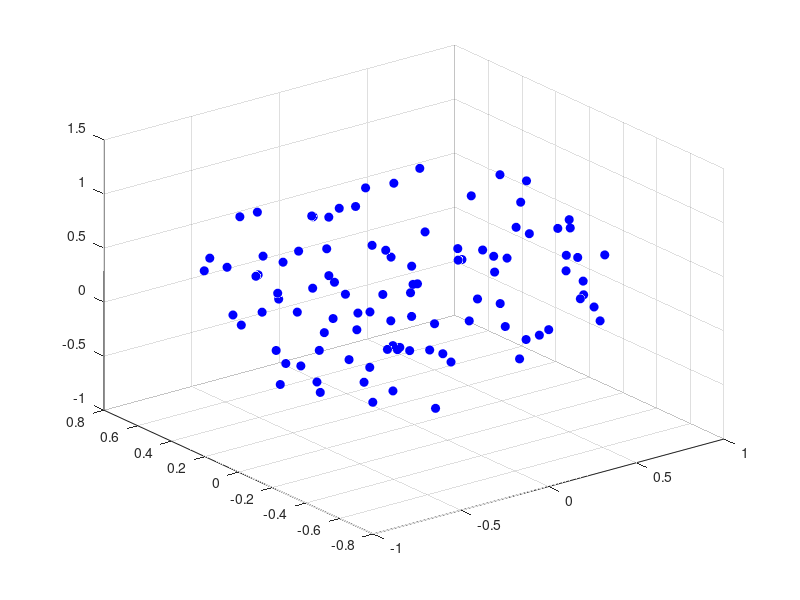

This figure's MATLAB source: (Note: this script raises an error after producing the figure.)
% Specify the user inputs
Rmag= 10;   % Sphere radius
radius = 3; % circle radius



psi = 30*pi/180;    % yaw rotation angle
theta = -45*pi/180; % pitch rotation angle (negative rotation is up)
% Define vectors and Calculate the YAW-PITCH transformation matrix
alpha = asin(radius/Rmag);  
YAW = [cos(psi), -sin(psi), 0; sin(psi), cos(psi), 0; 0, 0, 1]; % Planar YAW rotation
PITCH = [cos(theta), 0, sin(theta); 0,1,0; -sin(theta), 0, cos(theta)]; % Planar PITCH rotation
YP = YAW*PITCH; % YAW-PITCH rotation matrix
% Rc = Column Vector pointing to circle on X-Axis (start point)
Rc = [Rmag*cos(alpha); 0; radius];  
R = YP*[Rmag; 0; 0]; % Vector pointing to Circle center 
% Now sweep the Rc vector around the X-axis to generate the circle 
% This is done by adding a planar ROLL rotation to YP
clear C
C = [];  % C is the vector containing the circle X-Y-Z cordinates
for phi = 0:pi/50:2*pi
    ROLL = [1, 0, 0;  0, cos(phi), -sin(phi); 0, sin(phi), cos(phi) ]; 
    YPR = YP*ROLL;  % 3-dimentional transform
    Rnew = YPR*Rc;
    C = [C, Rnew];
end
% plot the result
[Sx,Sy,Sz]=sphere(50);
figure;
% mesh(Rmag.*Sx, Rmag.*Sy, Rmag.*Sz);  % draw the sphere
hold on;
plot3([0, R(1)], [0, R(2)], [0,R(3)], 'r'); % Vector to Circle center
hold on 
plot3(C(1,:), C(2,:),C(3,:), 'b'); % Circle 
axis equal
hold off
%%
%Random Selection of points 
% pick plenty of random points
x = -1 + (1+1)*rand(1,500); %x-coordinate of a point
y = -0.6 + (0.6+0.6)*rand(1,500); %y-coordinate of a point
z = -0.8 + (1.2+0.8)*rand(1,500); %z-coordinate of a point
%function defining a heart
F1=(((x.^2) + (9/4).*(y.^2) + z.^2-1).^3+(-x.^2 .* z.^3 -(9/80).*y.^2.*z.^3));
ind = F1<0;                   % index for points inside the isosurface
x = x(ind);  x = x(1:100);    % pick 100 of those points
y = y(ind);  y = y(1:100);
z = z(ind);  z = z(1:100);
scatter3(x, y, z, 'MarkerFaceColor','b','MarkerEdgeColor','b');
hold off

%%
names = "C:\Users\servinf\Documents\1.0 Vanderbilt\Dr. Miga Lab\Memorial Sloan Kettering Liver Study\1007_Vanderbilt_Slicer\1007_Vanderbilt_Slicer\1007 cropped.nii.gz";
tool = niftiinfo(names) ;
%
clear
close all

figure()


grayColor = [.7 .7 .7];
% plotColor  = rgb("LightBlue");
plotColor = [211 , 255 , 207 ]./256 ;


%stlData = stlread("C:\Users\servinf\Documents\1.0 Vanderbilt\Dr. Miga Lab\Memorial Sloan Kettering Liver Study\1007_Vanderbilt_Slicer\1007_Vanderbilt_Slicer\Segmentation_Liver.stl");
stlData = stlread("C:\Users\servinf\Documents\1.0 Vanderbilt\Dr. Miga Lab\Memorial Sloan Kettering Liver Study\1017_Vanderbilt\1017_Vanderbilt_Slicer\Liver Mesh.stl");
LiverMeshpoints = stlData.Points;
LiverCenter = mean(LiverMeshpoints,1) ;
trimesh(stlData,'FaceColor','none','EdgeColor',rgb("Brown"),'EdgeAlpha', .10 )
% plot3(LiverMeshpoints(:,1), LiverMeshpoints(:,2), LiverMeshpoints(:,3),.1 ,'.k' )
title(join(['Surgical Plan Example']), 'FontSize', 14)
%axis square;
hold on

%HepaticVeinData = stlread("C:\Users\servinf\Documents\1.0 Vanderbilt\Dr. Miga Lab\Memorial Sloan Kettering Liver Study\1007_Vanderbilt_Slicer\1007_Vanderbilt_Slicer\Segmentation_hepatic.stl");
HepaticVeinData = stlread("C:\Users\servinf\Documents\1.0 Vanderbilt\Dr. Miga Lab\Memorial Sloan Kettering Liver Study\1017_Vanderbilt\1017_Vanderbilt_Slicer\Segmentation_hepatic.stl");
VasculatureMeshData.HepaticVeinPoints = HepaticVeinData.Points; 
trimesh(HepaticVeinData,'FaceColor','none','EdgeColor', rgb("Navy") ,'EdgeAlpha', .85 )



%PortalVeinData = stlread("C:\Users\servinf\Documents\1.0 Vanderbilt\Dr. Miga Lab\Memorial Sloan Kettering Liver Study\1007_Vanderbilt_Slicer\1007_Vanderbilt_Slicer\Segmentation_portal.stl" );
PortalVeinData = stlread("C:\Users\servinf\Documents\1.0 Vanderbilt\Dr. Miga Lab\Memorial Sloan Kettering Liver Study\1017_Vanderbilt\1017_Vanderbilt_Slicer\Segmentation_portal.stl");
VasculatureMeshData.PortalVeinPoints = PortalVeinData.Points; 
trimesh(PortalVeinData,'FaceColor','none','EdgeColor',rgb("DarkRed") ,'EdgeAlpha', .85 )



tumorfile = "C:\Users\servinf\Documents\1.0 Vanderbilt\Dr. Miga Lab\Memorial Sloan Kettering Liver Study\1017_Vanderbilt\1017_Vanderbilt_Slicer\Vanderbilt_017_Tumor_remeshed_60pReduced.stl";
TumorData = stlread(tumorfile);
TumorPoints.Points = TumorData.Points;
VasculatureMeshData.TumorData = TumorPoints.Points; 
 
trueCenter = [221, 270, 182];
TumorPoints.Points  = rotateZalongPoint(TumorPoints.Points , 90 , trueCenter ) ; 
TumorPoints.PointsOG = TumorPoints.Points; 
TumorPoints.centerOne = mean(TumorPoints.Points);

TumorMeshBin = "TRUE"; 
% TumorData = delaunayTriangulation( TumorPoints.Points(:,1)  , TumorPoints.Points(:,2)...
%                           , TumorPoints.Points(:,3));
% 
% tetramesh(TumorData,'FaceColor','none','EdgeColor', TumorColors(i,:) ,'EdgeAlpha', .5 )




VasculatureMeshData.AllPoints = [VasculatureMeshData.HepaticVeinPoints ;...
    VasculatureMeshData.PortalVeinPoints];

%Plot the tumors

%%Create the tumor
set(gcf,'color',plotColor );
set(gca,'color',plotColor );
xlabel('X', 'FontSize', 14);
ylabel('Y', 'FontSize', 14);
zlabel('Z', 'FontSize', 14);
axis vis3d equal;
axis off
grid off
hold on
view(-80,20)

%Add the tumors and the probe placement strategies   rgb("Fuchsia")
TumorCenterTrue = [];
for i = 2:5

    
TumorColors = [ rgb("RosyBrown"); rgb("Moccasin"); rgb("Goldenrod"); rgb("Fuchsia");...
    rgb("Green")  ] ;

% TumorColors = [ rgb("RosyBrown"); rgb("Moccasin"); rgb("Moccasin"); rgb("Moccasin");...
%    rgb("Moccasin")  ] ;

% offset = [ -35, +25, -15; ... 
%     -20, -25, -15;...
%     %Ablation for tumor
%     -20, -25, -15;...
%     40, 0, 10; ...
%     80, -20, 20];

%Ablation for tumor
offset =  [ 221, 270, 182; ... 
            190, 250, 198;...   
            175, 210, 165;...
            235, 185, 170 ; ...
            275, 185, 190];

if TumorMeshBin == "FALSE"
    
    %3rd value is Ablation for tumor
    radius = [5, 6.5, 7.5, 8 ];


    [tumor.x1, tumor.y1,  tumor.z1] = sphere(25);
    r = radius(i)*sqrt(2);

    tumor.x1 = tumor.x1(:)*r + LiverCenter(1)+offset(i,1);
    tumor.y1 = tumor.y1(:)*r + LiverCenter(2)+offset(i,2);
    tumor.z1 = tumor.z1(:)*r + LiverCenter(3)+offset(i,3);
    P = [tumor.x1 tumor.y1 tumor.z1];

    TumorCenterTrue = [TumorCenterTrue; (LiverCenter(1)+offset(i,1)-313)/1.22 ...
        (LiverCenter(2)+offset(i,2)-332)/1.22 , (LiverCenter(3)+offset(i,3)-268)/1.22 ];

    faceAlpha = [.1, .1, .1 ,1, 1];
    faceAlpha(i) 
    [tumorNew.p1, TumorPoints.centerOne, TumorPoints.radiiOne, tumorNew.v]...
        = PlotEllispeNew(tumor.x1, tumor.y1  , tumor.z1 );
    set( tumorNew.p1 , 'FaceColor', TumorColors(i,:) ,'FaceAlpha', faceAlpha(i) , 'EdgeColor', TumorColors(i,:),'EdgeAlpha',  faceAlpha(i)  );

    
elseif TumorMeshBin == "TRUE"
    
    
    TumorPoints.Points = TumorPoints.PointsOG + (offset(i,:)  -  [221, 270, 182]) ;
    
    TumorData = delaunayTriangulation( TumorPoints.Points(:,1)  , TumorPoints.Points(:,2)...
                              , TumorPoints.Points(:,3));
    tetramesh(TumorData,'FaceColor','none','EdgeColor', TumorColors(i,:) ,'EdgeAlpha', 1 )
    
    
end 





NumTargets = linspace(0, 2*pi, 10 + 1 );
%psi, theta
% psiAngle = [0 , 25, 320, 339];
% thetaAngle = [270 , 270, 50, 68];
psiAngle = [0 , 25, 300, 339];
thetaAngle = [320 , 300, 70, 68];
 
AngleSpacing = 15 ;
TargetCentr = TumorPoints.centerOne;
%Radius is the targeting radius of the placement strategy
radiusSrt = 1 ; 
%Safety margin is how far away the probe should be from the vasculature
safetyMargin = 5;

% if i < 3
%     [Arrange ] = CreatePlacementStrategy(NumTargets , psiAngle(i) , thetaAngle(i),...
%         AngleSpacing,  TargetCentr , radiusSrt, VasculatureMeshData.AllPoints, safetyMargin)
% end 


pause(1)
end 


% [process] = addAtlasToPlacementStrategy( 1 , TargetCentr );
% xlabel('X', 'FontSize', 14);
% ylabel('Y', 'FontSize', 14);
% zlabel('Z', 'FontSize', 14);

%%
figure()
[ Arrange.k , Arrange.dist] = dsearchn(VasculatureMeshData.AllPoints , Arrange.points2  );  


plot3( VasculatureMeshData.AllPoints(:,1), VasculatureMeshData.AllPoints(:,2),...
    VasculatureMeshData.AllPoints(:,3), '.b')
hold on
plot3( Arrange.points2(:,1), Arrange.points2(:,2), Arrange.points2(:,3), '.g')
plot3( VasculatureMeshData.AllPoints(Arrange.k, 1) , ...
    VasculatureMeshData.AllPoints(Arrange.k, 2), ...
    VasculatureMeshData.AllPoints(Arrange.k, 3), '.r','MarkerSize', 20  )

set(gcf,'color',plotColor );
set(gca,'color',plotColor );
xlabel('X', 'FontSize', 14);
ylabel('Y', 'FontSize', 14);
zlabel('Z', 'FontSize', 14);
axis vis3d equal;

Arrange.ProbePass = Arrange.dist ; 
Arrange.ProbePass ( Arrange.ProbePass > 5 ) = -1; 

%%
%Create an atlas


figure()
radiusSrt = 7*sqrt(2);

%Angles Determine the number of potential target you want to model
angles = linspace(0, 2*pi, 1 + 1);

%
% psiAngleArr =  linspace(0 , 360, 16 + 1)-radiusSrt;
% thetaAngleArr = linspace(0, 360, 17 + 1);

psiAngleArr =  linspace(0 , 360, 4 + 1)-radiusSrt;
thetaAngleArr = linspace(0, 360, 4 + 1);



AllAngles = [ [repmat(0, 1, length(psiAngleArr) ) ; psiAngleArr ],   ...
[ thetaAngleArr ; repmat(80, 1, length(thetaAngleArr) ) ] ]';


for angleIdx = 1:length(AllAngles)-1

    
    
  
        
psiAngle = AllAngles(angleIdx, 1 ); %rad2deg( 30*pi/180 ) ;
psi = deg2rad( psiAngle);    % yaw rotation angle

thetaAngle = AllAngles(angleIdx, 2 );  %rad2deg( -45*pi/180) ;
theta = deg2rad( thetaAngle ); % pitch rotation angle (negative rotation is up)


% Define vectors and Calculate the YAW-PITCH transformation matrix
YAW = [cos(psi), -sin(psi), 0; sin(psi), cos(psi), 0; 0, 0, 1]; % Planar YAW rotation
PITCH = [cos(theta), 0, sin(theta); 0,1,0; -sin(theta), 0, cos(theta)]; % Planar PITCH rotation
YP = YAW*PITCH; % YAW-PITCH rotation matrix
% Rc = Column Vector pointing to circle on X-Axis (start point)
% Now sweep the Rc vector around the X-axis to generate the circle 
% This is done by adding a planar ROLL rotation to YP


spacing = 1;
colorNew = hsv(spacing);
TargetColor = lines(length(angles));



radiusSrt = 7*sqrt(2);
ProbeAngleSpacing = radiusSrt*.46 ; 
plot3(0, 0, 0, '.r', 'MarkerSize', 20);
hold on


CenterX = 0;
CenterY = 0;

Target.x = [radiusSrt * cos(angles) + CenterX]' *0;
Target.y = [radiusSrt * sin(angles) + CenterY]' *0;
Target.z = [repmat(0, 1, length(angles) )]' *0;

%Rotate the targets
Rc = [Target.x  ,Target.y  ,Target.z ]';
C = [YP*Rc]' ; 

Target.x  = C(:,1);
Target.y = C(:,2);
Target.z = C(:,3);

clear C
%

Arrange.VectorAngles = [];
Arrange.VectorAnglesX = [];
Arrange.VectorAnglesY = [];
Arrange.VectorAnglesZ = [];
Arrange.ProbeDepth =[];
Arrange.DistanceFromCenter=  [];


spaceEnd = spacing;

for i = 1:spaceEnd
    Vector = [];
    radius = radiusSrt + ProbeAngleSpacing*(i-1);
    CenterX = 0;
    CenterY = 0;
    x = [radius * cos(angles) + CenterX]';
    y = [radius * sin(angles) + CenterY]';
    z = [repmat(50, 1, length(angles) )]';
    
    %Rotate the points
    Rc = [x,y,z]';
    C = [YP*Rc]' ; 
    
    x = C(:,1);
    y = C(:,2);
    z = C(:,3);
    
    
    Vector = ( [Target.x, Target.y, Target.z] - [x, y, z]  );
    
    CenterVector = ( [CenterX, CenterY , Target.z(1)] - [0, 0, 0]  );
    

    Arrange.ProbeDepth = [Arrange.ProbeDepth;...
        round( sqrt( Vector(1,1)^2 +  Vector(1,2)^2 +  Vector(1,3)^2), 1)  ];
    
    Arrange.DistanceFromCenter = [Arrange.DistanceFromCenter;...
        round( sqrt( x(1)^2 +  y(1)^2 ) , 1) ];
    
    plot3(x, y, z, '.', 'LineWidth', 2, 'MarkerSize', 20, 'Color', colorNew( i, :) )

    textadd.x = 5*x(1)/abs(x(1)+.0001) ;
    textadd.y = 5*y(1)/abs(y(1)+.0001) ; 
    textadd.z = 2*z(1)/abs(z(1)+.0001) ; 
    
    text(  x(1)+ textadd.x  , y(1) + textadd.y , z(1) + textadd.z, ...
    join([ num2str( round(AllAngles(angleIdx, 1 ),0) ), char(176),...
    ",", num2str( round(AllAngles(angleIdx, 2 ),0) ), char(176) ]),'FontSize', 8)



    hold on;
    quiver3(x, y, z, Vector(:,1) , Vector(:,2) , Vector(:,3) , ...
         0, 'Color', 'black' , 'LineWidth', 2 )

    grid on;
    
    
end
%
slct  = 1; 
for i = 1:length(angles)
    
    plot3( Target.x(i) , Target.y(i), Target.z(i), '+', 'Color',TargetColor(slct, :)  ,'LineWidth', 3, 'MarkerSize', 14)
    hold on
    
    slct = slct +1;
    if slct >= length(angles)/2
        slct = 1;
    end 
end 

%%Create the tumor
[tumor.x1, tumor.y1,  tumor.z1] = sphere(25);
r = 14*sqrt(2);

tumor.x1 = tumor.x1(:)*r;
tumor.y1 = tumor.y1(:)*r;
tumor.z1 = tumor.z1(:)*r;
P = [tumor.x1 tumor.y1 tumor.z1];

[tumorNew.p1, TumorPoints.centerOne, TumorPoints.radiiOne, tumorNew.v]...
    = PlotEllispeNew(tumor.x1, tumor.y1  , tumor.z1 );
set( tumorNew.p1 , 'FaceColor', 'r','FaceAlpha',.2, 'EdgeColor', 'none' );


set(gcf,'color','w');
axis equal;
% grid off
% axis off
% xlabel('X', 'FontSize', 14);
% ylabel('Y', 'FontSize', 14);
% zlabel('Z', 'FontSize', 14);
title("Probe Placement Atlas",'FontSize', 30)
pause(.05)

end 
view(-80,20)
grid off



%%

clear
    
%Angles Determine the number of potential target you want to model
angles = linspace(0, 2*pi, 5);

%
psiAngleArr =  linspace(0 , 360, 2);
thetaAngleArr = linspace(0, 360, 2);

AllAngles = [ [repmat(0, 1, length(psiAngleArr) ) ; psiAngleArr ],    ...
    [thetaAngleArr;  repmat( psiAngleArr(end) , 1, length(thetaAngleArr) ) ] ]';

%
for angleIdx = 1:length(AllAngles)

    
    
  
        
psiAngle = AllAngles(angleIdx, 1 ); %rad2deg( 30*pi/180 ) ;
psi = deg2rad( psiAngle);    % yaw rotation angle

thetaAngle = AllAngles(angleIdx, 2 );  %rad2deg( -45*pi/180) ;
theta = deg2rad( thetaAngle ); % pitch rotation angle (negative rotation is up)


% Define vectors and Calculate the YAW-PITCH transformation matrix
YAW = [cos(psi), -sin(psi), 0; sin(psi), cos(psi), 0; 0, 0, 1]; % Planar YAW rotation
PITCH = [cos(theta), 0, sin(theta); 0,1,0; -sin(theta), 0, cos(theta)]; % Planar PITCH rotation
YP = YAW*PITCH; % YAW-PITCH rotation matrix
% Rc = Column Vector pointing to circle on X-Axis (start point)
% Now sweep the Rc vector around the X-axis to generate the circle 
% This is done by adding a planar ROLL rotation to YP


spacing = 15;
colorNew = hsv(spacing);
TargetColor = lines(length(angles));



radiusSrt = 7*sqrt(2);
ProbeAngleSpacing = radiusSrt*.46 ; 
plot3(0, 0, 0, '.r', 'MarkerSize', 20);
hold on


CenterX = 0;
CenterY = 0;

Target.x = [radiusSrt * cos(angles) + CenterX]';
Target.y = [radiusSrt * sin(angles) + CenterY]';
Target.z = [repmat(0, 1, length(angles) )]';

%Rotate the targets
Rc = [Target.x  ,Target.y  ,Target.z ]';
C = [YP*Rc]' ; 

Target.x  = C(:,1);
Target.y = C(:,2);
Target.z = C(:,3);

clear C
%

Arrange.VectorAngles = [];
Arrange.VectorAnglesX = [];
Arrange.VectorAnglesY = [];
Arrange.VectorAnglesZ = [];
Arrange.ProbeDepth =[];
Arrange.DistanceFromCenter=  [];


spaceEnd = spacing;

for i = 1:spaceEnd
    Vector = [];
    radius = radiusSrt + ProbeAngleSpacing*(i-1);
    x = [radius * cos(angles) + CenterX]';
    y = [radius * sin(angles) + CenterY]';
    z = [repmat(50, 1, length(angles) )]';
    
    %Rotate the points
    Rc = [x,y,z]';
    C = [YP*Rc]' ; 
    
    x = C(:,1);
    y = C(:,2);
    z = C(:,3);
    
    
    
    Vector = ( [Target.x, Target.y, Target.z] - [x, y, z]  );
    
    CenterVector = ( [CenterX, CenterY , Target.z(1)] - [0, 0, 0]  );
    

    Arrange.ProbeDepth = [Arrange.ProbeDepth;...
        round( sqrt( Vector(1,1)^2 +  Vector(1,2)^2 +  Vector(1,3)^2), 1)  ];
    
    Arrange.DistanceFromCenter = [Arrange.DistanceFromCenter;...
        round( sqrt( x(1)^2 +  y(1)^2 ) , 1) ];
    
    plot3(x, y, z, '.', 'LineWidth', 2, 'MarkerSize', 20, 'Color', colorNew( i, :) )



    hold on;
    quiver3(x, y, z, Vector(:,1) , Vector(:,2) , Vector(:,3) , ...
         0, 'Color', colorNew(i, : ), 'LineWidth', 2 )

    grid on;
    

    %Create vectors along the points
%     quiver3( 0 , 0  , 0,   x,  z ,  y  ,  'linewidth', 2) 
    
end



%Print the angle of the rest of the probes
CenterX = 0;
CenterY = 0;

Target.OGx = [radiusSrt * cos(angles) + CenterX]';
Target.OGy = [radiusSrt * sin(angles) + CenterY]';
Target.OGz = [repmat(0, 1, length(angles) )]';
for i = 1:spaceEnd
    
    radius = radiusSrt + radiusSrt*.46*(i-1);
    CenterX = 0;
    CenterY = 0;
    x = [radius * cos(angles) + CenterX]';
    y = [radius * sin(angles) + CenterY]';
    z = [repmat(50, 1, length(angles) )]';
    
    Vector = ( [Target.OGx, Target.OGy, Target.OGz] - [x, y, z]  );
    
    CenterVector = ( [CenterX, CenterY , Target.OGz(1)] - [0, 0, 0]  );    
    
    %Find the angle of the center point to the X-axis
    Arrange.VectorAnglesCenter = ...
        abs( round( rad2deg(atan2( sqrt(CenterVector(1, 1 )^2 + CenterVector(1, 2 )^2),...
        CenterVector(1, 3) ) ), 2) ) ;
    
    %  ax = atan2(sqrt(y^2+z^2),x);
    Arrange.VectorAnglesX =[Arrange.VectorAnglesX ; ...
        abs( round( rad2deg(atan2(sqrt(Vector(1, 2 )^2 + ...
        Vector(1, 3 )^2), Vector(1, 1) ) ), 2) )-90  ];
    
    Arrange.VectorAnglesY =[ Arrange.VectorAnglesY; ...
        abs( round( rad2deg(atan2(sqrt(Vector(1, 1 )^2 + ...
        Vector(1, 3 )^2), Vector(1, 2) ) ), 2) ) -90 ];
    
    Arrange.VectorAnglesZ =[Arrange.VectorAnglesZ; ...
        abs( round( rad2deg(atan2(sqrt(Vector(1, 1 )^2 + ...
        Vector(1, 2 )^2), Vector(1, 3) ) ) , 2) ) - 90 ];
%         round( acos( ( Target.y - y))/norm( Vector), 0) ];

    
    %Rotate the points
    Rc = [x,y,z]';
    C = [YP*Rc]' ; 
    
    x = C(:,1);
    y = C(:,2);
    z = C(:,3);
    
    text(  x(1)*1.025, y(1)*1.025 , z(1)*1.025, ...
    join([ num2str( round(Arrange.VectorAnglesX(i),0) ), char(176) ]),'FontSize', 12)
end 
% plot3(0 , -7, 0, 'k+', 'LineWidth', 3, 'MarkerSize', 14);
% plot3(0 , 7, 0, 'k+', 'LineWidth', 3, 'MarkerSize', 14);
% plot3(7 , 0, 0, 'k+', 'LineWidth', 3, 'MarkerSize', 14);
% plot3(-7 , 0, 0, 'k+', 'LineWidth', 3, 'MarkerSize', 14);

slct  = 1; 
for i = 1:length(angles)
    
    plot3( Target.x(i) , Target.y(i), Target.z(i), '+', 'Color',TargetColor(slct, :)  ,'LineWidth', 3, 'MarkerSize', 14)
    hold on
    
    slct = slct +1;
    if slct >= length(angles)/2
        slct = 1;
    end 
end 

%%Create the tumor
[tumor.x1, tumor.y1,  tumor.z1] = sphere(25);
r = 14*sqrt(2);

tumor.x1 = tumor.x1(:)*r;
tumor.y1 = tumor.y1(:)*r;
tumor.z1 = tumor.z1(:)*r;
P = [tumor.x1 tumor.y1 tumor.z1];

[tumorNew.p1, TumorPoints.centerOne, TumorPoints.radiiOne, tumorNew.v]...
    = PlotEllispeNew(tumor.x1, tumor.y1  , tumor.z1 );
set( tumorNew.p1 , 'FaceColor', 'r','FaceAlpha',.2, 'EdgeColor', 'none' );


set(gcf,'color','w');
axis equal;
grid off
xlabel('X', 'FontSize', 14);
ylabel('Y', 'FontSize', 14);
zlabel('Z', 'FontSize', 14);
title("Probe Placement Phantom Strategy",'FontSize', 30)

hold off
pause(.05)

    
end 

%%

%find the best angle calculation 
% 
% Arrange.maxAngle = max(max( mod( [ Arrange.VectorAnglesX(end), ...
%     Arrange.VectorAnglesY(end), Arrange.VectorAnglesZ(end)], 90)  ));
% 
% if (Arrange.VectorAnglesX(end)) >= Arrange.maxAngle  && abs(Arrange.VectorAnglesX(1)) == 0
%     Arrange.VectorAngles = Arrange.VectorAnglesX;
% 
% elseif (Arrange.VectorAnglesY(end)) >= Arrange.maxAngle && abs(Arrange.VectorAnglesY(1)) == 0
%     Arrange.VectorAngles = Arrange.VectorAnglesY;
% 
% elseif  (Arrange.VectorAnglesZ(end)) >= Arrange.maxAngle  && abs(Arrange.VectorAnglesZ(1)) == 0
%         Arrange.VectorAngles = Arrange.VectorAnglesZ;
% else 
%     Arrange.VectorAngles = Arrange.VectorAnglesZ;
% end 
% %The first placement is always going to be parallel to the target so the
% %angle should be 0. knowing this you can adjust the remaining angles.
% Arrange.parallel = Arrange.VectorAngles(1);
% Arrange.VectorAngles = abs( Arrange.VectorAngles - Arrange.parallel  );

% if thetaAngle > 120 && thetaAngle < 190
%     Arrange.VectorAngles(2:end) = abs( Arrange.VectorAngles(2:end) + Arrange.parallel*2);
%     disp("Compensated")
% end 





%%
clear
close all

figure(1)
plotLiver = "TRUE";

grayColor = [.7 .7 .7];
plotColor  = rgb("Gray");

stlData = stlread("C:\Users\servinf\Documents\1.0 Vanderbilt\Dr. Miga Lab\Memorial Sloan Kettering Liver Study\Patient_009_Vanderbilt\Segmentation_liver and vena cava smooth.stl");
LiverMeshpoints = stlData.Points;
LiverCenter = mean(LiverMeshpoints,1) ;

if plotLiver == "TRUE"
    trimesh(stlData,'FaceColor','none','EdgeColor',rgb("Sienna"),'EdgeAlpha', .10 )
    % plot3(LiverMeshpoints(:,1), LiverMeshpoints(:,2), LiverMeshpoints(:,3),.1 ,'.k' )
    title(join(['Surgical Plan Example']), 'FontSize', 14)
    %axis square;
    hold on
end 
HepaticVeinData = stlread("C:\Users\servinf\Documents\1.0 Vanderbilt\Dr. Miga Lab\Memorial Sloan Kettering Liver Study\Patient_009_Vanderbilt\Segmentation_hepatic.stl");
VasculatureMeshData.HepaticVeinPoints = HepaticVeinData.Points; 
if plotLiver == "TRUE"
    trimesh(HepaticVeinData,'FaceColor','none','EdgeColor','b','EdgeAlpha', .5 )
end 



PortalVeinData = stlread("C:\Users\servinf\Documents\1.0 Vanderbilt\Dr. Miga Lab\Memorial Sloan Kettering Liver Study\Patient_009_Vanderbilt\Segmentation_portal.stl");
VasculatureMeshData.PortalVeinPoints = PortalVeinData.Points; 
if plotLiver == "TRUE"
    trimesh(PortalVeinData,'FaceColor','none','EdgeColor','r','EdgeAlpha', .5 )
end 


VasculatureMeshData.AllPoints = [VasculatureMeshData.HepaticVeinPoints ;...
    VasculatureMeshData.PortalVeinPoints];



%
set(gcf,'color',plotColor );
set(gca,'color',plotColor );
xlabel('X', 'FontSize', 14);
ylabel('Y', 'FontSize', 14);
zlabel('Z', 'FontSize', 14);
axis vis3d equal;
axis off
grid off
hold on
 view(-250,20)
 
 
%%Create the tumor
ProbeNum = 2;
TumorNum = 2;

% TumorColors = [ rgb("Tan"); rgb("SlateGray"); rgb("Salmon"); rgb("Fuchsia")  ] ;
TumorColors = [ rgb("Tan"); rgb("Peru"); rgb("Salmon"); rgb("Fuchsia") ];
for i = 1:TumorNum

% X,Y,Z - Split | 1,2,3
    switch i
        case 1
            Split = 3;
            tumorfile = "C:\Users\servinf\Documents\1.0 Vanderbilt\Dr. Miga Lab\Memorial Sloan Kettering Liver Study\Patient_009_Vanderbilt\Segmentation_Tumor 1 .stl";
        case 2
            Split = 3;
            tumorfile = "C:\Users\servinf\Documents\1.0 Vanderbilt\Dr. Miga Lab\Memorial Sloan Kettering Liver Study\Patient_009_Vanderbilt\Segmentation_Tumor 2.stl";
    end 
    
    
TumorData = stlread(tumorfile);
VasculatureMeshData.TumorData = TumorData.Points; 
trimesh(TumorData,'FaceColor','none','EdgeColor', TumorColors(i,:) ,'EdgeAlpha', .5 )

%Split the tumor into two sections along the x axis. 
TumorPoints.centerOne = mean(TumorData.Points);
TumorPoints.Lower  = [];
TumorPoints.Upper = [];
TumorPoints.LowerX = [];
TumorPoints.UpperX = [];
TumorPoints.LowerY = [];
TumorPoints.UpperY = [];
TumorPoints.LowerZ = [];
TumorPoints.UpperZ = [];





TumorPoints.idx = kmeans(TumorData.Points, ProbeNum);


figure(2) 

    X = TumorData.Points;
    idx = TumorPoints.idx;
    scatter3(X(:,1), X(:,2), X(:,3), 15, idx, 'filled', 'MarkerFaceAlpha',.1,'MarkerEdgeAlpha',.1);% 3 number of classes
    set(gcf,'color',plotColor );
    set(gca,'color',plotColor );
    xlabel('X', 'FontSize', 14);
    ylabel('Y', 'FontSize', 14);
    zlabel('Z', 'FontSize', 14);
    title("Kmeans Cluster")
    axis vis3d equal;
    axis off
    grid off
    hold on
    view(-250,20)


figure(3) 

    X = TumorData.Points;
    TumorPoints.idxCluster = kmedoids(TumorData.Points, ProbeNum, 'Distance','cityblock');
    idx2 = TumorPoints.idxCluster;
    scatter3(X(:,1), X(:,2), X(:,3), 15, idx2, 'filled', 'MarkerFaceAlpha',.1,'MarkerEdgeAlpha',.1);% 3 number of classes
    set(gcf,'color',plotColor );
    set(gca,'color',plotColor );
    xlabel('X', 'FontSize', 14);
    ylabel('Y', 'FontSize', 14);
    zlabel('Z', 'FontSize', 14);
    title("ClusterAlg Cluster")
    axis vis3d equal;
    axis off
    grid off
    hold on
    view(-250,20)


% TumorPoints.idx = TumorPoints.idxCluster;

figure(1) 

    TumorPoints.LowerIdx = find( TumorPoints.idx ==1) ;
    TumorPoints.Lower = mean( TumorData.Points(TumorPoints.LowerIdx, :) );

    TumorPoints.MiddleIdx = find( TumorPoints.idx ==2) ;
    TumorPoints.Middle = mean( TumorData.Points(TumorPoints.MiddleIdx, :) );

    TumorPoints.UpperIdx = find( TumorPoints.idx == 3) ;
    TumorPoints.Upper = mean( TumorData.Points(TumorPoints.UpperIdx, :) );

    TumorPoints.Upper2Idx = find( TumorPoints.idx == 4) ;
    TumorPoints.Upper2 = mean( TumorData.Points(TumorPoints.Upper2Idx, :) );


if ProbeNum == 2

    for ipts = 1:length(TumorData.Points(:,1))

        scale = std(TumorData.Points) ;  
    %Process X mean
        if TumorData.Points(ipts,1) < TumorPoints.centerOne(1) - scale(1)
           TumorPoints.LowerX = [TumorPoints.LowerX; TumorData.Points(ipts,:) ] ; 

        elseif  TumorData.Points(ipts,1) > TumorPoints.centerOne(1) + scale(1)
           TumorPoints.UpperX = [TumorPoints.UpperX; TumorData.Points(ipts,:) ] ; 
        else 
            successRate.X = "Excluded"; 
        end 

    %Process Y mean
        if TumorData.Points(ipts,2) < TumorPoints.centerOne(2) - scale(2)
           TumorPoints.LowerY = [TumorPoints.LowerY; TumorData.Points(ipts,:) ] ; 

        elseif  TumorData.Points(ipts,2) > TumorPoints.centerOne(2)  + scale(2)
           TumorPoints.UpperY = [TumorPoints.UpperY; TumorData.Points(ipts,:) ] ; 
        else 
           successRate.Y = "Excluded";
        end 

    %Process Z mean    
        if TumorData.Points(ipts,3) < TumorPoints.centerOne(3) -  scale(3)
           TumorPoints.LowerZ = [TumorPoints.LowerZ; TumorData.Points(ipts,:) ] ; 

        elseif TumorData.Points(ipts,3) > TumorPoints.centerOne(3)  + scale(3)
           TumorPoints.UpperZ = [TumorPoints.UpperZ; TumorData.Points(ipts,:) ] ; 
        else 
           successRate.Y = "Excluded";
        end 

    %Process X,Y,Z means      
        TumorPoints.Lower = (mean(TumorPoints.LowerX) +...
                            mean(TumorPoints.LowerY) + mean(TumorPoints.LowerZ))/3 ;
        TumorPoints.Upper = ( mean(TumorPoints.UpperX) +  ...
                            mean(TumorPoints.UpperY) +  mean(TumorPoints.UpperZ))/3 ;
    end 



    %%For Kmeans Algorithm
%     TumorPoints.LowerIdx = find( TumorPoints.idx == 1) ;
%     TumorPoints.Lower = mean( TumorData.Points(TumorPoints.LowerIdx, :) );
% 
%     TumorPoints.UpperIdx = find( TumorPoints.idx == 2) ;
%     TumorPoints.Upper = mean( TumorData.Points(TumorPoints.UpperIdx, :) );


end 

%Create a placement strategy for the two halves of the tumor
for iSplit = 1:ProbeNum
    switch iSplit 
        case 1
            TargetCentr = (TumorPoints.Lower) ; 
             
        case 2 
            TargetCentr = (TumorPoints.Upper) ;
            if ProbeNum ==3 || ProbeNum == 4
                TargetCentr = (TumorPoints.Middle) ;
            end 

        case 3
            TargetCentr = (TumorPoints.Upper) ;

        case 4
            TargetCentr = (TumorPoints.Upper2) ;
    end 

    NumTargets = linspace(0, 2*pi, 1 + 1 );
    %psi, theta
    % psiAngle = [0 , 25, 320, 339];
    % thetaAngle = [270 , 270, 50, 68];
    if ProbeNum == 2
        psiAngle = [15 , 15,  15, 15];
        thetaAngle = [90 , 90, 90, 90];

	elseif ProbeNum == 3
        psiAngle = [15 , 15, 15, -25, -25,  -25];
        thetaAngle = [90 , 90, 90, 90, 90,  90];

	elseif ProbeNum == 4
        psiAngle = [15 , 15, 15, 15,  0, 0, -15,  -15];
        thetaAngle = [90 , 90, 90, 90,  90, 90, 90,  90];
    end  


    AngleSpacing = 1 ;

    %Radius is the targeting radius of the placement strategy
    radiusSrt = 1 ; 
    %Safety margin is how far away the probe should be from the vasculature
    safetyMargin = 5;

    % if i < 3
    iSlct = (i-1)*2 + iSplit;
    psiAngle(iSlct) 
    thetaAngle(iSlct)

        [Arrange ] = CreatePlacementStrategySingle(NumTargets , psiAngle(iSlct) , thetaAngle(iSlct),...
            AngleSpacing,  TargetCentr , radiusSrt, VasculatureMeshData.AllPoints, safetyMargin);
     
    YPAngle = Arrange.YPAngle(end, 1:2);
    YP = YawPitch( YPAngle(1),  0 ); 

    
    %Visualize Ablation Margins
    %3rd value is Ablation for tumor
%     if ProbeNum == 2
%         radius = 35 /2;
%         long_axis = 40 /2;
% 
% 	elseif ProbeNum == 3
%         radius = 30 /2;
%         long_axis = 33 /2 ; 
% 
% 	elseif ProbeNum == 4
%         radius = 30 /2;
%         long_axis = 33 /2; 
%     end 

    radius = 40 /2;
    long_axis = 48 /2; 
%Create an Ellipsoid Tumor    
    [X,Y,Z] = ellipsoid(TargetCentr(1) ,TargetCentr(2) ,TargetCentr(3) ,...
         long_axis ,radius,  long_axis );
    X = reshape(X,[],1);
    Y = reshape(Y,[],1);
    Z = reshape(Z,[],1);
    P = [X,  Y, Z ];
    
    
    C = [YP*P']' ; 
    P = C + TargetCentr - mean(C);

%%Plot the tumors
    faceAlpha = [.1, .1, .1 ,1, 1];
    [ablationNew.p1, ablationPoints.centerOne, ablationPoints.radiiOne, ablationNew.v]...
        = PlotEllispeNew( P(:,1) ,  P(:,2)   ,  P(:,3)  );
    set( ablationNew.p1 , 'FaceColor', 'r' ,'FaceAlpha', faceAlpha(i) , 'EdgeColor', 'r','EdgeAlpha',  faceAlpha(i)  );


    pause(1)
end 

end 

   
